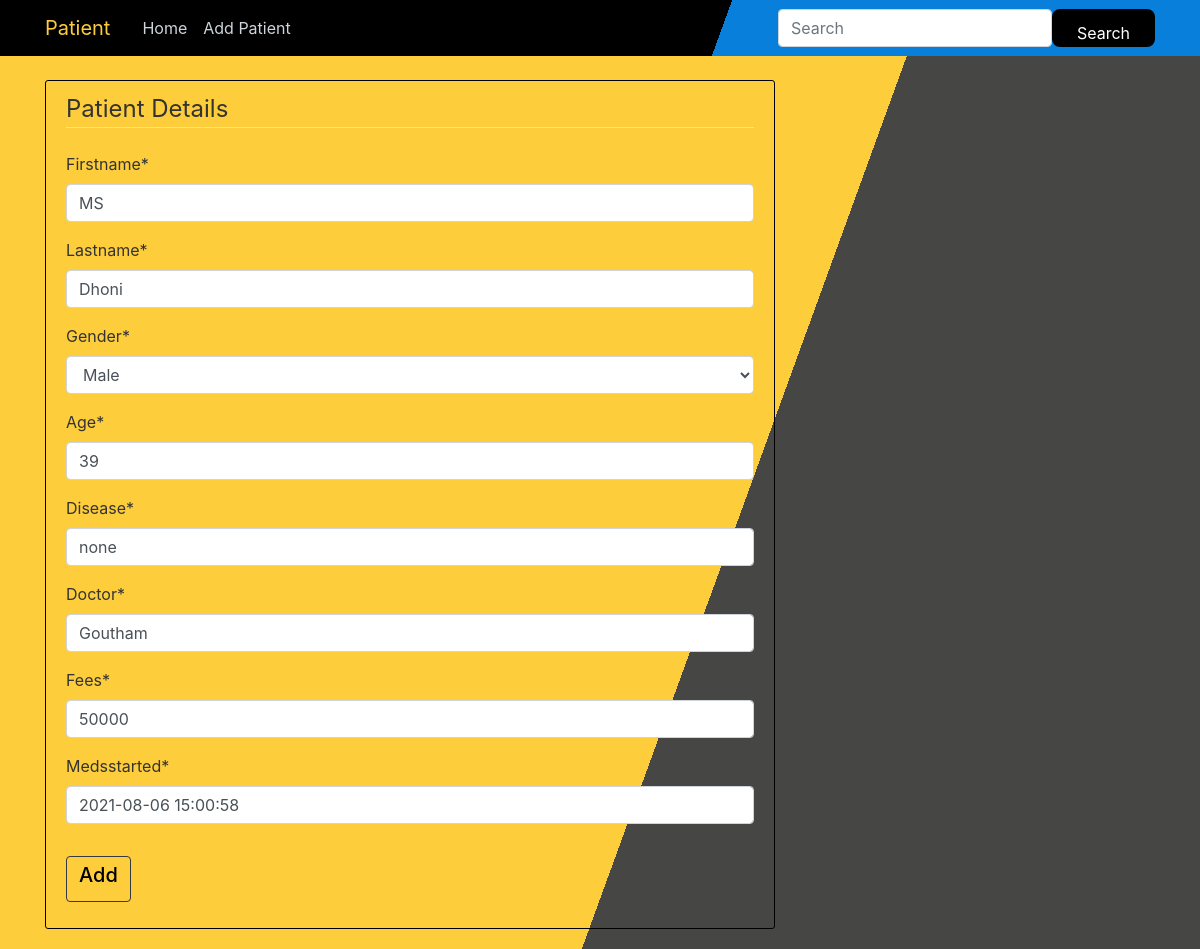
The app's page /patient/5/update/ with its own data.
### PD/models.py (models this page shows, shortened)
class Patient(models.Model):
        firstname = models.CharField(max_length=100)
        lastname  = models.CharField(max_length=100)
        choose_gender = (
        ('Male', 'Male'),
        ('Female', 'Female'),
        )
        gender = models.CharField( max_length=100,choices=choose_gender)
        age = models.IntegerField(max_length=3,null=True)
        disease  = models.CharField(max_length=100)
        doctor   = models.CharField(max_length=100)
        fees = models.IntegerField(default=500,null=False)
        medsstarted =  models.DateTimeField(default=timezone.now)

### PD/views.py (the view, shortened to what this page needs)
# urls.py: path("patient/<int:pk>/update/", PatientUpdateView.as_view(), name="patient-update"),
class PatientUpdateView( UpdateView):
    model = Patient
    fields = ["firstname","lastname","gender","age","disease","doctor","fees","medsstarted"]

### PD/templates/PD/patient_form.html (shortened to what this page needs)
{%extends "PD/base.html" %} {% load crispy_forms_tags %} {% block content%}
<div class="content-section">
  <form method="post" enctype="multipart/form-data">
    <fieldset class="form-group">
      <legend class="border-bottom mb-4">Patient Details</legend>
      {{form|crispy}}
    </fieldset>
    <div class="form-group">
      <button class="btn btn-outline-dark" type="submit"><h5>Add</h5></button>
    </div>
  </form>
</div>
{% endblock%}

### PD/static/PD/style.css (style rules this page uses)
body { background: linear-gradient(110deg, #fdcd3b 60%, #464644 60%); color: #333333; margin-top: 5rem; }
h1, h2, h3, h4, h5, h6 { color: #000000; }
.content-section { background: transparent; padding: 10px 20px; border: 1px solid #000000; border-radius: 3px; margin-bottom: 20px; }

### records on screen
Patient: firstname "MS", lastname "Dhoni", gender "Male", age "39", disease "none", doctor "Goutham", fees "50000", medsstarted "2021-08-06 15:00:58"
